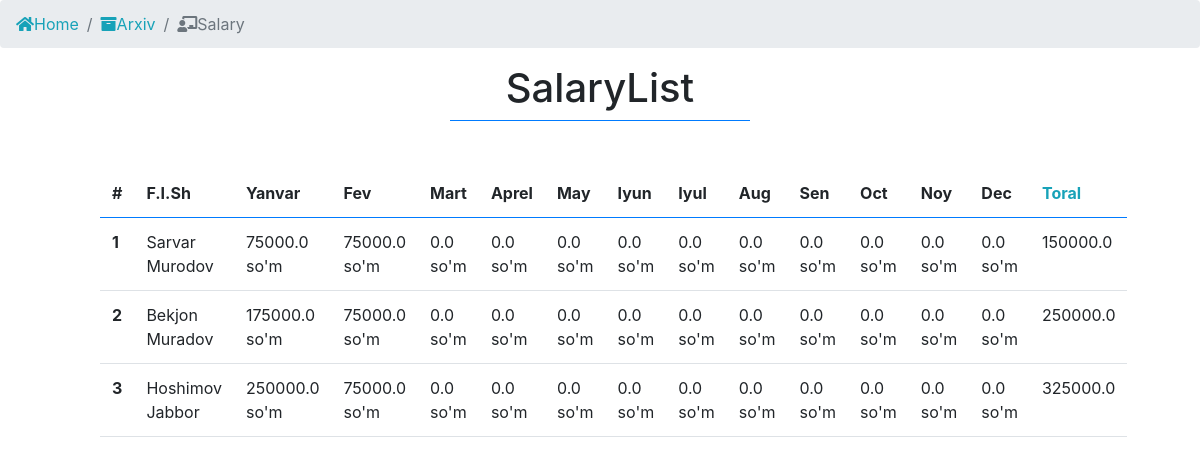
Page /profile/arxiv/salary/ (signed in) on the earlier database version.
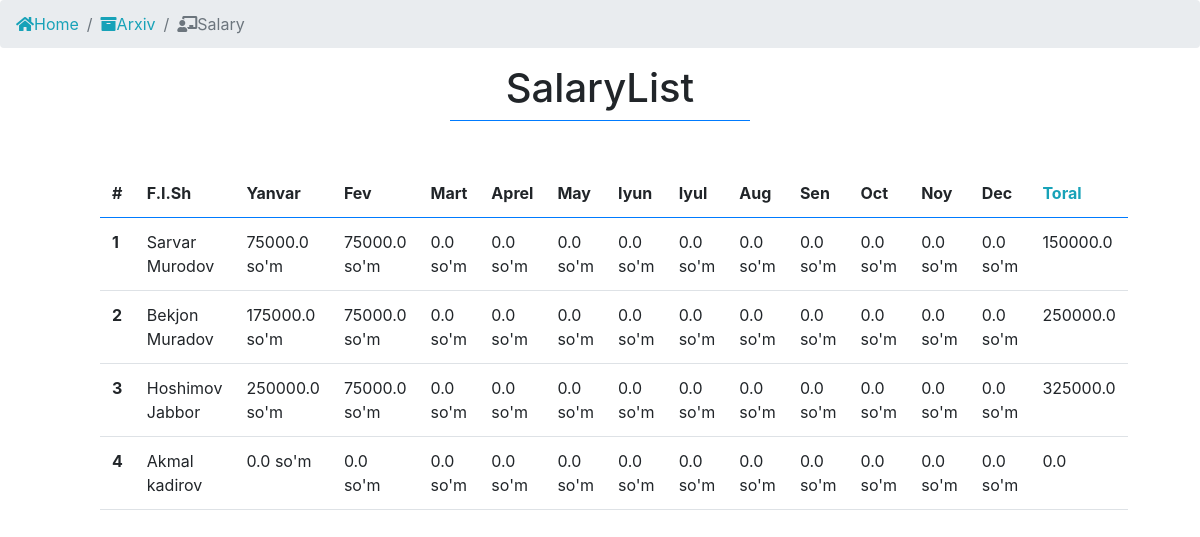
Same page on the later database version.
### app/models.py (models this page shows, shortened)
class Teacher(models.Model):
    f_name = models.CharField(_("To'liq ismi"), max_length=100)
    subject = models.ForeignKey(Subject, verbose_name=_("O'qitadigan fani"), on_delete=models.CASCADE)
    address = models.CharField(_("Manzil"), max_length=100)
    phone_num = models.CharField(_("Telefon raqami"), max_length=9)
    level = models.CharField(_("Ilmiy darajasi"), max_length=100)
    sertificate = models.ImageField(_("Sertificate"), upload_to=f'sertificetes/teachers/', null=True, blank=True)
    experience = models.CharField(_("Tajribasi"), max_length=50)
    registred_time = models.DateTimeField(_("royhatga olingan vaqt"), auto_now_add=True)
    """Bitta fan uchun shu oyda qancha tolanganligini ko'rsatadi"""
    """Bitta o'qituvchi qancha oylik olishligini ko'rsatadi"""
    @property
    def arxiv_salary(self):
        pay = self.payment_set.all()
        def salary(num):
            salary = []
            for p in pay:
                if p.payed_date.month == num:
                    salary.append(p)
            total = sum([i.payment for i in salary])
            return total / 2
        list_month = [salary(1),salary(2),salary(3),salary(4),salary(5),salary(6),salary(7),salary(8),salary(9),salary(10),salary(11),salary(12)]
        return list_month
    @property
    def arxiv_salary_year(self):
        total = sum([i for i in self.arxiv_salary])
        return total
    """Hamma o'qituvchi qancha olishligini ko'rsatadi"""
    """Bitta O'qituvchida nechta o'quvchi borligini ko'rsatadi"""

class Payment(models.Model):
    student = models.ForeignKey(Student, verbose_name=_("Talaba"), on_delete=models.CASCADE)
    subject = models.ForeignKey(Subject, verbose_name=_("Qaysi fan uchun"), on_delete=models.CASCADE)
    teacher = models.ForeignKey(Teacher, verbose_name=_("O'qituvchisi"), on_delete=models.CASCADE)
    payment = models.IntegerField(_("Tolov summasi"), default=0)
    payed_date = models.DateTimeField(_("To'langan vaqt"), auto_now_add=True)
    """Shu oyda qilingan barcha tolov"""
    """To'langan umumiy summa olish"""
    """O'qituvchilarga To'lanadigan umumiy summa"""
    """Centerning umumiy harajatlari"""
    """Shu oyda qilingan harajarlar"""
    """Centerga qoladigan soft foyda"""

### app/views.py (the view)
# urls.py: path("arxiv/salary/", Arxiv_teacher, name="AllTeacher"),
def Arxiv_teacher(request):
    teachers = Teacher.objects.all()
    return render(request, 'arxiv/teachers/salary.html', {'teacher':teachers})

### app/templates/arxiv/teachers/salary.html (shortened to what this page needs)
{% extends "index.html" %}
{% block content %}
<nav aria-label="breadcrumb">
    <ol class="breadcrumb">
        <li class="breadcrumb-item"><a class="text-info" href="{% url 'app:Home' %}"><i class="fas fa-home"></i>Home</a></li>
        <li class="breadcrumb-item"><a class="text-info" href="{% url 'app:Arxiv'  %}"><i class="fas fa-archive"></i>Arxiv</a></li>
        <li class="breadcrumb-item active" aria-current="page"><i class="fas fa-chalkboard-teacher"></i>Salary</li>
    </ol>
</nav>
<div class="container1">
    <div class="wrapper text-center">
        <h1 class="">SalaryList</h1>
        <div class="border-bottom w-25 m-auto border-primary"></div>
    </div>
    <div class="row mt-5" style="margin-right: 15px;">
        <div class="col-md-10 m-auto">
            <table class="table table-hover table-borderless">
                <thead class="border-bottom border-primary">
                    <tr>
                        <th scope="col" class="">#</th>
                        <th scope="col" class="">F.I.Sh</th>
                        <th scope="col" class="">Yanvar</th>
                        <th scope="col" class="">Fev</th>
                        <th scope="col" class="">Mart</th>
                        <th scope="col" class="">Aprel</th>
                        <th scope="col" class="">May</th>
                        <th scope="col" class="">Iyun</th>
                        <th scope="col" class="">Iyul</th>
                        <th scope="col" class="">Aug</th>
                        <th scope="col" class="">Sen</th>
                        <th scope="col" class="">Oct</th>
                        <th scope="col" class="">Noy</th>
                        <th scope="col" class="">Dec</th>
                        <th scope="col" class="text-info">Toral</th>
                    </tr>
                </thead>
                <tbody class="">
                    {% for i in teacher %}
                        <tr class="border-bottom">
                            <th scope="row"> {{ forloop.counter }} </th>
                            <td>
                                {{ i.f_name }}
                            </td>
                            {% for p in i.arxiv_salary %}
                                <td>{{p}} so'm</td>
                            {% endfor %}
                            <td>{{i.arxiv_salary_year}}</td>
                        </tr>
                    {% endfor %}
                </tbody>
            </table>
        </div>
    </div>
</div>
{% endblock content %}

Differences in the rows shown:
added Teacher: f_name "Akmal kadirov", arxiv_salary "0.0" "0.0" "0.0" "0.0" "0.0" "0.0" "0.0" "0.0" "0.0" "0.0" "0.0" "0.0", arxiv_salary_year "0.0"
